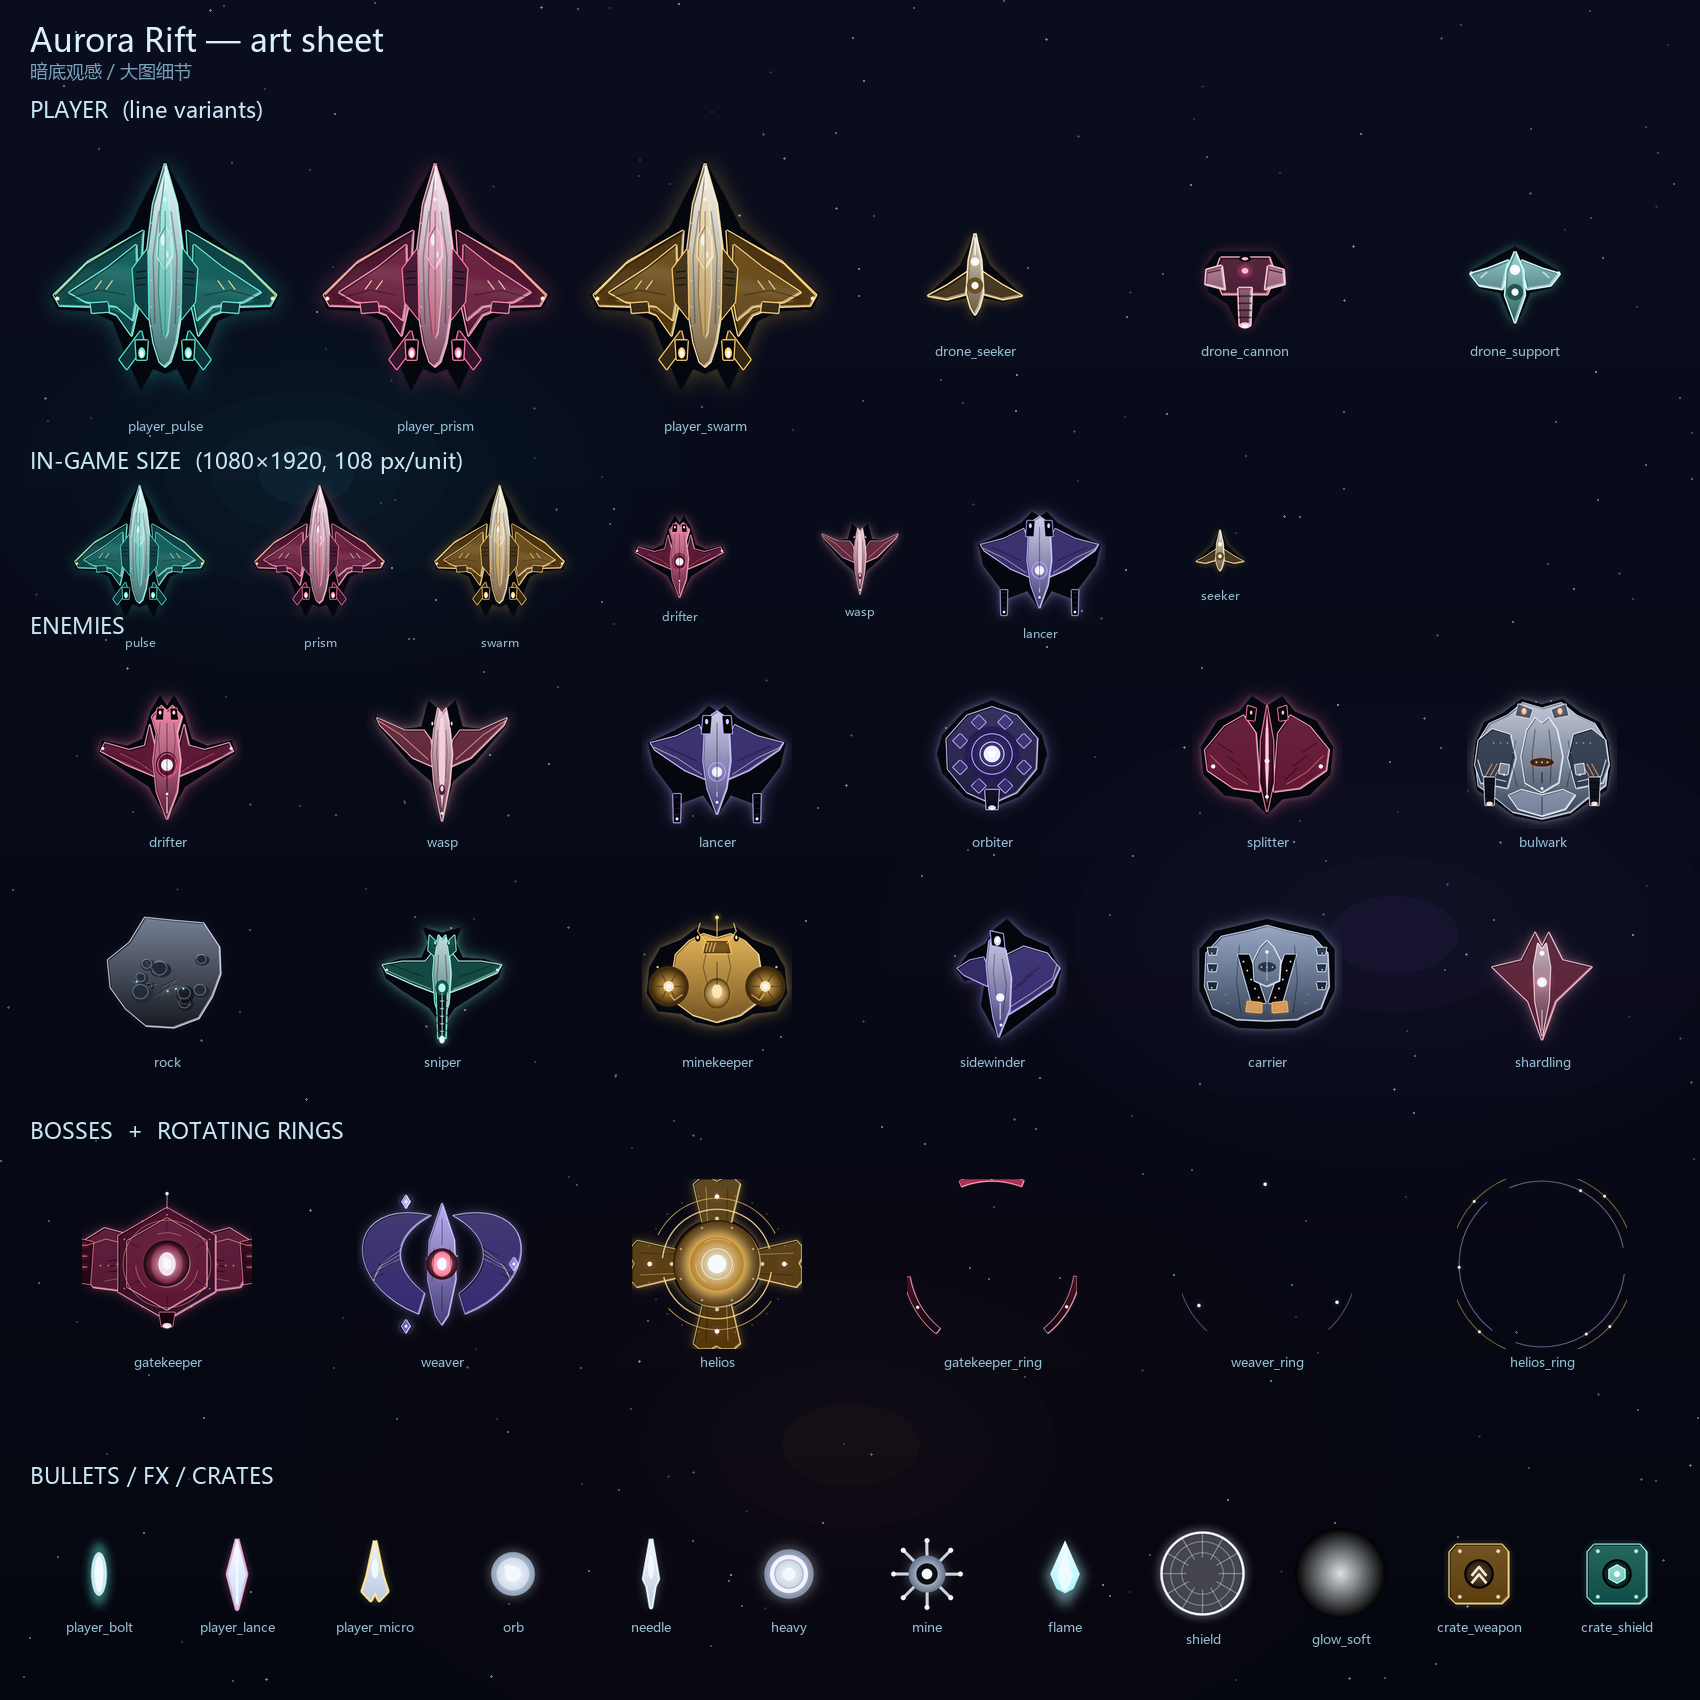

Recreate this plot in Python.
#!/usr/bin/env python3
# -*- coding: utf-8 -*-
"""把 Assets/Resources/Ships 里的精灵拼到深色星空上，检查实际观感。"""
import glob
import os
import random

from PIL import Image, ImageDraw, ImageFont

ROOT = os.path.dirname(os.path.dirname(os.path.abspath(__file__)))
SHIPS = os.path.join(ROOT, "Assets", "Resources", "Ships")
OUT = os.path.join(ROOT, "artgen", "preview.png")


def font(size):
    for name in ("msyh.ttc", "segoeui.ttf", "arial.ttf"):
        try:
            return ImageFont.truetype(name, size)
        except Exception:
            pass
    return ImageFont.load_default()


def backdrop(w, h):
    img = Image.new("RGB", (w, h), (4, 6, 14))
    px = img.load()
    for y in range(h):
        t = y / h
        for x in range(0, w, 2):
            px[x, y] = (int(5 + 5 * (1 - t)), int(7 + 7 * (1 - t)), int(16 + 14 * (1 - t)))
            px[x + 1, y] = px[x, y]
    rnd = random.Random(7)
    d = ImageDraw.Draw(img, "RGBA")
    for _ in range(340):
        x, y = rnd.randrange(w), rnd.randrange(h)
        r = rnd.choice((1, 1, 1, 2))
        a = rnd.randrange(40, 150)
        d.ellipse((x, y, x + r, y + r), fill=(190, 225, 255, a))
    for cx, cy, r, col in ((w * 0.18, h * 0.28, w * 0.22, (30, 120, 140, 22)),
                           (w * 0.82, h * 0.55, w * 0.3, (80, 60, 160, 18)),
                           (w * 0.5, h * 0.85, w * 0.32, (120, 70, 50, 12))):
        for i in range(8, 0, -1):
            rr = r * i / 8
            d.ellipse((cx - rr, cy - rr * 0.6, cx + rr, cy + rr * 0.6),
                      fill=(col[0], col[1], col[2], max(2, col[3] // i)))
    return img


def paste_scaled(bg, path, center, height):
    im = Image.open(path).convert("RGBA")
    scale = height / im.height
    nw = max(1, int(im.width * scale))
    im = im.resize((nw, max(1, int(im.height * scale))), Image.LANCZOS)
    x = int(center[0] - nw / 2)
    y = int(center[1] - im.height / 2)
    bg.alpha_composite(im, (x, y))
    return y, im.height


def label(bg, text, center, y, size=14, color=(150, 190, 210, 230)):
    d = ImageDraw.Draw(bg)
    f = font(size)
    tw = d.textlength(text, font=f)
    d.text((center[0] - tw / 2, y), text, font=f, fill=color)


def section(bg, title, y, names, cols, cw, ch, size, big=()):
    d = ImageDraw.Draw(bg)
    d.text((30, y), title, font=font(22), fill=(200, 230, 245, 255))
    y += 34
    for i, name in enumerate(names):
        p = os.path.join(SHIPS, name + ".png")
        if not os.path.exists(p):
            continue
        cx = 30 + cw * (i % cols) + cw / 2
        cy = y + ch * (i // cols) + ch / 2
        s = size if name not in big else big[name]
        ly, hh = paste_scaled(bg, p, (cx, cy), s)
        label(bg, name.replace("enemy_", "").replace("bullet_", "").replace("boss_", ""),
              (cx, cy), ly + hh + 4, 13)


def main():
    W, H = 1700, 1700
    bg = backdrop(W, H).convert("RGBA")
    d = ImageDraw.Draw(bg)
    d.text((30, 18), "Aurora Rift — art sheet", font=font(32), fill=(220, 240, 255, 255))
    d.text((30, 58), "暗底观感 / 大图细节", font=font(18), fill=(120, 160, 185, 255))

    section(bg, "PLAYER  (line variants)",
            94, ["player_pulse", "player_prism", "player_swarm",
                 "drone_seeker", "drone_cannon", "drone_support"],
            cols=6, cw=270, ch=310, size=260,
            big={"drone_seeker": 110, "drone_cannon": 110, "drone_support": 110})

    # 实际游戏尺寸（1080 宽手机：世界宽 10 单位 → 108 像素/单位）
    px = 108
    y0 = 445
    d.text((30, y0), "IN-GAME SIZE  (1080×1920, 108 px/unit)", font=font(22),
           fill=(200, 230, 245, 255))
    actual = [("player_pulse", 1.40), ("player_prism", 1.40), ("player_swarm", 1.40),
              ("enemy_drifter", 0.92), ("enemy_wasp", 0.82), ("enemy_lancer", 1.24),
              ("drone_seeker", 0.52)]
    for i, (name, units) in enumerate(actual):
        p = os.path.join(SHIPS, name + ".png")
        if not os.path.exists(p):
            continue
        cx = 140 + i * 180
        cy = y0 + 110
        h = int(units * px)
        ly, hh = paste_scaled(bg, p, (cx, cy), h)
        label(bg, name.split("_")[1], (cx, cy), ly + hh + 4, 12)

    section(bg, "ENEMIES",
            610, ["enemy_drifter", "enemy_wasp", "enemy_lancer", "enemy_orbiter",
                  "enemy_splitter", "enemy_bulwark", "enemy_rock", "enemy_sniper",
                  "enemy_minekeeper", "enemy_sidewinder", "enemy_carrier", "enemy_shardling"],
            cols=6, cw=275, ch=220, size=150)

    section(bg, "BOSSES  +  ROTATING RINGS", 1115,
            ["boss_gatekeeper", "boss_weaver", "boss_helios",
             "boss_gatekeeper_ring", "boss_weaver_ring", "boss_helios_ring"],
            cols=6, cw=275, ch=230, size=170)

    section(bg, "BULLETS / FX / CRATES", 1460,
            ["bullet_player_bolt", "bullet_player_lance", "bullet_player_micro",
             "bullet_enemy_orb", "bullet_enemy_needle", "bullet_enemy_heavy",
             "bullet_enemy_mine", "bullet_flame", "bullet_shield",
             "bullet_glow_soft", "crate_weapon", "crate_shield"],
            cols=12, cw=138, ch=160, size=80,
            big={"bullet_shield": 105, "bullet_glow_soft": 105})

    os.makedirs(os.path.dirname(OUT), exist_ok=True)
    bg.convert("RGB").save(OUT, quality=92)
    print("->", OUT)


if __name__ == "__main__":
    main()
